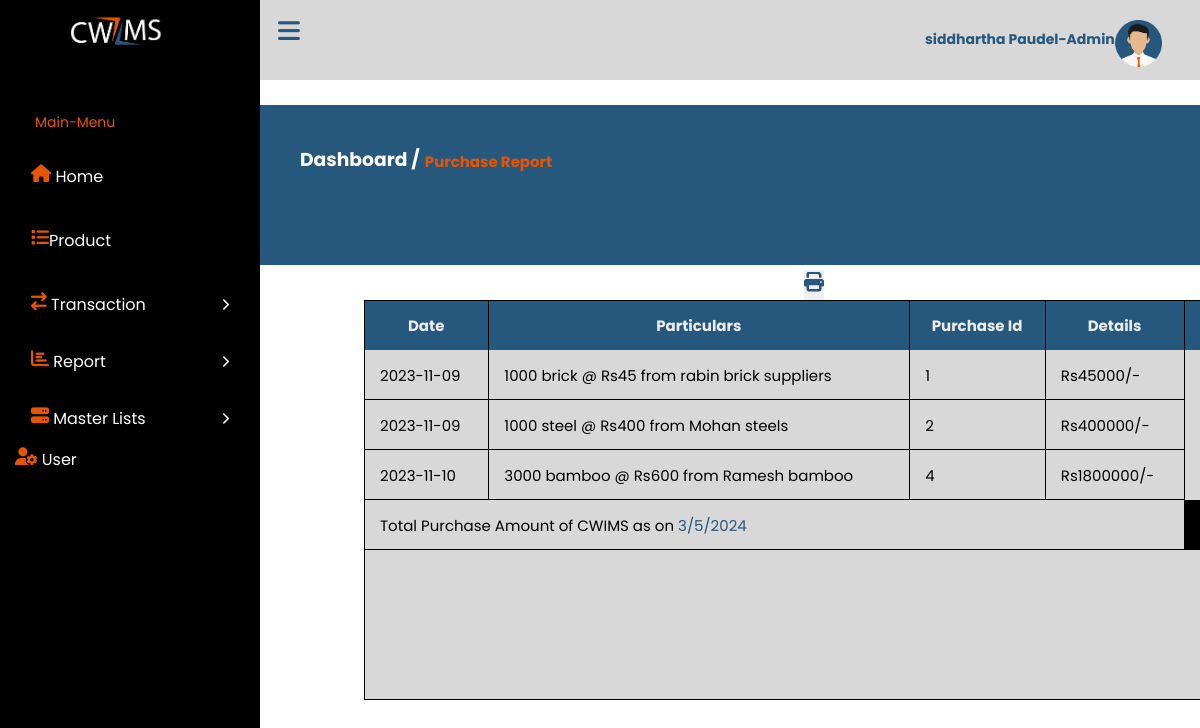
Screenshot of /purchasereport.php (signed in) with the database file from the repository.
### tables this page shows
CREATE TABLE `purchase` (
  `id` int(11) NOT NULL,
  `product_id` int(11) NOT NULL,
  `quantity` varchar(100) NOT NULL,
  `amount` varchar(100) NOT NULL,
  `date_added` varchar(100) NOT NULL
);

CREATE TABLE `product` (
  `product_id` int(11) NOT NULL,
  `name` varchar(100) NOT NULL,
  `supplier_id` int(11) NOT NULL,
  `price` varchar(100) NOT NULL
);

CREATE TABLE `suppliers` (
  `supplier_id` int(11) NOT NULL,
  `name` varchar(100) NOT NULL,
  `address` varchar(100) NOT NULL,
  `contact` varchar(11) NOT NULL
);

### raw/report.purchase.php (the view, shortened to what this page needs)
<button onclick="window.print()" id="printer"><i class="fa fa-print"></i></button>
<?php
$host = 'localhost';
$user = 'root';
$pass = '';
$db = 'cwims';
$conn = new mysqli($host, $user, $pass, $db);
$sql = "SELECT SUM(amount) AS total_amount FROM purchase";
$result = $conn->query($sql);
if ($result->num_rows > 0) {
    $row = $result->fetch_assoc();
    $total_amount = $row['total_amount'];
} else {
    $total_amount = 0;
}
?>
<div class="dis_play">
<div class="tableFixHead">
<table id="myTable">
        <thead>
        <th>Date</th>
        <th>Particulars</th>
        <th>Purchase Id</th>
        <th>Details</th>
        <th>Total</th>
        </thead>
        <tbody>
        <?php
include 'php/config.php';
$query = "SELECT purchase.id, purchase.quantity, purchase.amount, purchase.date_added,
          product.name AS product_name, suppliers.name AS supplier_name,product.price AS product_price
          FROM purchase
          LEFT JOIN product ON purchase.product_id = product.product_id
          LEFT JOIN suppliers ON product.supplier_id = suppliers.supplier_id";
$result = mysqli_query($con, $query);
if (mysqli_num_rows($result) > 0) {
    while ($row = mysqli_fetch_assoc($result)) {
        echo '<tr>';
        echo '<td>' . $row['date_added'] . '</td>';
        echo '<td>' . $row['quantity'] .str_repeat(' ', 5) . $row['product_name'] .str_repeat(' ', 5)  .'@'.str_repeat(' ', 5) .'Rs'. $row['product_price'] .str_repeat(' ', 5). 'from'.str_repeat(' ', 5). $row['supplier_name'] .'</td>';
        echo '<td>' . $row['id'] . '</td>';
        echo '<td id="ment"> Rs' . $row['amount'] . '/-</td>';
        ?>
        <?php
        echo '</tr>';
    }
} else {
    echo 'No records found.';
}
?>
<tr>
    <td colspan="4" id="bigg" >Total Purchase Amount of CWIMS as on <a id="current_date"></a></td>
 <?php
       echo '<td id="totot">' .'Rs'.str_repeat(' ', 5) .$total_amount. '</td>';
        ?>
</tr>
</div>
</div>
</html>

### purchasereport.php (shortened to what this page needs)
<?php
   include("php/config.php");
?>
<!DOCTYPE html>
<html lang="en">
  <head>
    <link rel="stylesheet" href="https://cdnjs.cloudflare.com/ajax/libs/font-awesome/6.2.1/css/all.min.css" />
  </head>
  <body>
  <?php include 'partial/sidenav.php';?>
    <nav class="navbar">
      <i class="fa-solid fa-bars" id="sidebar-close"></i>
      <div class="namecont">
      <h1 id="name1"> <?php echo $_SESSION['username']?>-Admin</h1>
      <div class="img__wrap">
                 <img class="img__img" src="images/avatar.png" id="avtr" />
       </div>
      </div>
    </nav>
    <main class="main">
       <div class="maintop">
        <div class="pageinfo">
            <h3 id="nameD">Dashboard /</h3>
        </div>
        <div class="mainmid">
            <?php include 'raw/report.purchase.php';?>
  </body>
</html>

### partial/sidenav.php (shortened to what this page needs)
<nav class="sidebar">
     <img src="images/logpcwims.png" id="img2233">
      <div class="menu-content">
        <ul class="menu-items">
          <div class="menu-title" id="menu-title">Main-Menu</div>
          <li class="item">
            <a href="home.php"><i class="fa fa-home" id="menlogo"></i> Home</a>
          </li>
          <li class="item">
          <a href="product.php"><i class="fa fa-list" id="menlogo"></i>Product</a>
          </li>
          <li class="item">
            <div class="submenu-item">
              <span><i class="fa fa-exchange" area-hidden="true" id="menlogo" ></i> Transaction</span>
              <i class="fa-solid fa-chevron-right"></i>
            </div>
          </li>
          <li class="item">
            <div class="submenu-item">
              <span><i class="fa fa-bar-chart" area-hidden="true" id="menlogo" ></i> Report</span>
              <i class="fa-solid fa-chevron-right"></i>
            </div>
          </li>
          <li class="item">
            <div class="submenu-item">
              <span><i class="fa fa-server" area-hidden="true" id="menlogo" ></i> Master Lists</span>
              <i class="fa-solid fa-chevron-right"></i>
            </div>
          </li>
          <?php
            $id = $_SESSION['id'];
            $query = mysqli_query($con,"SELECT*FROM users WHERE Id=$id");
            while($result = mysqli_fetch_assoc($query)){
                $res_id = $result['Id'];
            }
           echo " <i class='fa fa-user-gear' id='menlogo'></i>"; echo "<a href='edit.php?Id=$res_id'> User</a>";
            ?>
                </ul>
      </div>
    </nav>

### raw/report.purchase.php (style rules this page uses)
#printer { color: #26577C; font-size: 20px; cursor: pointer; margin-left: 450px; }
#ment { border-right: 1px solid black; }
#totot { color:white ; background: #000; }
#current_date { color: #26577C; }
.tableFixHead { overflow: auto; height: 100px; margin-left: 10px; background: #d8d8d8; }
.tableFixHead thead th { position: sticky; top: 0; z-index: 1; }
table { border-collapse: collapse; width: 100%; font-size: 15px; }
th, td { padding: 8px 16px; }
th { background: #eee; }
.tableFixHead { overflow: auto; height: 400px; width: 950px; }
table { border-collapse: collapse; width: 100%; }
th, td { padding: 8px 16px; white-space: nowrap; height: 50px; }
th { background: #26577C; color: #eee; }
.tableFixHead, .tableFixHead td { box-shadow: inset 1px -1px #000; }
.tableFixHead th { box-shadow: inset 1px 1px #000, 0 1px #000; }
.dis_play { display: block; }

### purchasereport.php (style rules this page uses)
* { margin: 0; padding: 0; box-sizing: border-box; font-family: "Poppins", sans-serif; overflow: hidden; }
#img2233 { width: 40%; margin-left: 55px; }
.sidebar { position: fixed; height: 100%; width: 260px; background: #000; padding: 15px; z-index: 99; }
#menu-title { color:#E55604; }
#menlogo { color:#E55604; font-size: 18px; }
.sidebar a { color: #fff; text-decoration: none; }
.menu-content { position: relative; height: 100%; width: 100%; margin-top: 40px; overflow-y: scroll; }
.menu-items { height: 100%; width: 100%; list-style: none; transition: all 0.4s ease; }
.menu-title { color: #fff; font-size: 14px; padding: 15px 20px; }
.item a, .submenu-item { padding: 16px; display: inline-block; width: 100%; border-radius: 12px; }
.item i { font-size: 12px; }
.submenu-item { display: flex; justify-content: space-between; align-items: center; color: #fff; cursor: pointer; }
.navbar, .main { left: 260px; width: calc(100% - 260px); transition: all 0.5s ease; z-index: 1000; }
.navbar { position: fixed; background: #D8D8D8; font-size: 25px; color: #26577C; cursor: pointer; height: 80px; }
.navbar #sidebar-close { cursor: pointer; padding: 18px; }
.main { position: relative; display: flex; align-items: center; justify-content: center; height: 100vh; z-index: 100; background: #fff; }
* { margin: 0; padding: 0; border: 0; }
.img__wrap { position: relative; margin-left: 310px; margin-top: -30px; height: 200px; width: 257px; }
#avtr { width: 47px; }
.namecont { background: #D8D8D8; width: 395px; float: right; margin-top: -21px; height: 100px; }
#name1 { margin-top: 50px; margin-left: 120px; font-size: 14px; }
.maintop { width: 100%; height: 160px; background: #26577C; margin-top: -430px; }
.pageinfo { display: flex; padding: 40px; color: #fff; }
.mainmid { width: 100%; margin-left: 10%; margin-top: 6%; position: absolute; }

### rows the page displays
purchase: date_added "2023-11-09", quantity "1000", product.name "brick", product.price "45", suppliers.name "rabin brick suppliers", id "1", amount "45000"
purchase: date_added "2023-11-09", quantity "1000", product.name "steel", product.price "400", suppliers.name "Mohan steels", id "2", amount "400000"
purchase: date_added "2023-11-10", quantity "3000", product.name "bamboo", product.price "600", suppliers.name "Ramesh bamboo", id "4", amount "1800000"

### other values shown
$_SESSION['username'] "siddhartha Paudel"
